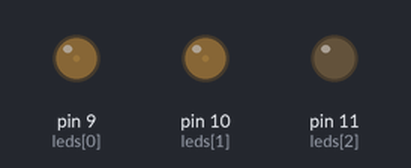
The sketch below on a simulated Arduino Uno, built with avr-gcc and run on an emulated ATmega328P. Parts: output pins drawn as LEDs (lit = HIGH). What the sketch prints to the serial monitor is not drawn.

Above: at 0.05 s.
At 0.6 s:
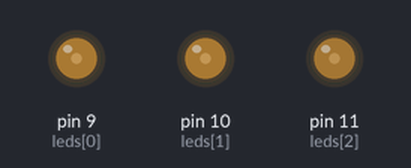
At 1.2 s:
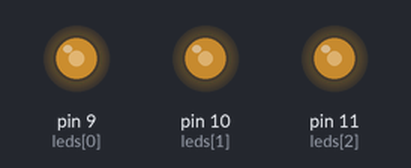
At 1.75 s:
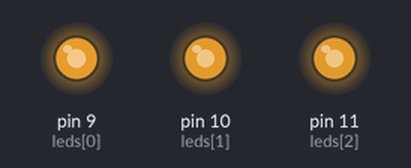
At 2.35 s:
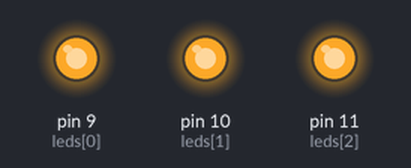
Timing chart, 0 to 6.5 s (numbered marks = the images above):
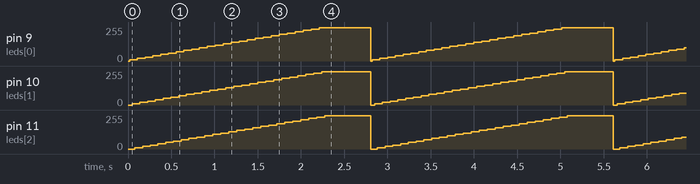

Measured:
- by itself, pin 9 (leds[0]), pin 10 (leds[1]), pin 11 (leds[2]): ramps from 0/255 to 250/255 and jumps back, once every 2.8 s

The sketch:

analogWrite_02_LED_multiple.ino
```cpp
/*             +  -                 +  -
               *  *    *  *  *  *  *       *  *  *  *  *    *  *
               *  *    *  *  *  *  *       *  *  +-----+    *  *
               *  * +----[PWR]-------------------| USB |--+ *  *
               *  * |                            +-----+  | *  *
               *  * |         GND/RST2  [ ][ ]            | *  *
               *  * |       MOSI2/SCK2  [ ][ ]  A5/SCL[ ] | *  *
               *  * |          5V/MISO2 [ ][ ]  A4/SDA[ ] | *  *
               *  * |                             AREF[ ] | *  *
               *  * |                              GND[ ] | *  *
               *  * | [ ]N/C                    SCK/13[ ] | *  *
               *  * | [ ]IOREF                 MISO/12[ ] | *  *
               *  * | [ ]RST                   MOSI/11[0]~|----------------------\
               *  * | [ ]3V3    +---+               10[0]~|---------------------\|
               0------[0]5v    -| A |-               9[0]~| -------------------\||
               *  * | [ ]GND   -| R |-               8[ ] | *  *               |||
               *  0---[0]GND   -| D |-                    | *  *               |||
               *  * | [ ]Vin   -| U |-               7[ ] | *  *               |||
               *  * |          -| I |-               6[ ]~| *  *               |||
               *  * | [ ]A0    -| N |-               5[ ]~| *  *               |||
               *  * | [ ]A1    -| O |-               4[ ] | *  *               |||
               *  * | [ ]A2     +---+           INT1/3[ ]~| *  *               |||
               *  * | [ ]A3                     INT0/2[ ] | *  *               |||
               *  * | [ ]A4/SDA   RST SCK MISO    TX>1[ ] | *  *               |||
               *  * | [ ]A5/SCL   [ ] [ ] [ ]     RX<0[ ] | *  *               |||
               *  * |             [ ] [ ] [ ]             | *  *               |||
               *  * |  UNO_R3     GND MOSI 5V ____________/ *  *               |||
               *  * \________________________/              *  *               |||
																			   |||
               *  *    *  *  *  *  *       *  *  *  *  *    *  *               |||
                  220 Ohm            Led 1              /---------------------/ || pin 9
               *  0-ww-0  *  *  *  0--|>|--0  *  *  *  0    *  *                ||
																				||
               *  *    *  *  *  *  *       *  *  *  *  *    *  *                ||
                  220 Ohm            Led 2              /----------------------/ | pin 10
               *  0-ww-0  *  *  *  0--|>|--0  *  *  *  0    *  *                 |
																				 |
               *  *    *  *  *  *  *       *  *  *  *  *    *  *                 |
                  220 Ohm            Led 3              /-----------------------/  pin 11
               *  0-ww-0  *  *  *  0--|>|--0  *  *  *  0    *  *

               *  *    *  *  *  *  *       *  *  *  *  *    *  *

               *  *    *  *  *  *  *       *  *  *  *  *    *  *

               *  0    *  *  *  *  *       *  *  *  *  *    *  0
 pin GND---------/ \------------------------------------------/ - GND
               *  *    *  *  *  *  *       *  *  *  *  *    *  *

               0  *    *  *  *  *  *       *  *  *  *  *    0  *
 pin 5v-------/ \------------------------------------------/+ 5v

*/
int leds[]={9,10,11};
int demora =  500;
int pin =  0;
int contador = 0;
void setup() {
  for (pin=0;pin<=2; pin++)
  {
    pinMode(leds[pin],OUTPUT);
  }
  Serial.begin(9600);
}
void loop()
{
  for (contador = 0; contador <=255; contador=contador+10)
  {
    for (pin=0;pin<=2; pin++)
    {
      analogWrite (leds[pin],contador);
      Serial.print("(leds[pin])");
      Serial.println(leds[pin]);
      Serial.print("(contador)");
      Serial.println(contador);
    }
  }
  delay(demora);
  contador = 0;
}
```
